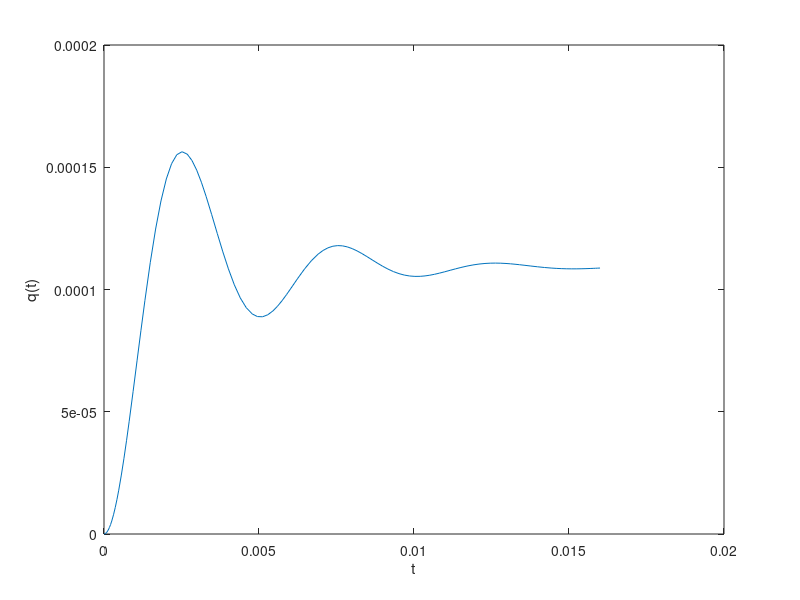

Reproduce this figure in MATLAB.
% HW 1

% Constants
lb_to_kg = 0.4536;
mh = 3.4 * lb_to_kg;  %kg
mr = 8.7 * lb_to_kg;  %kg
pAll = [50; 100; 200]; % psi
kzAll = [10; 20; 30]*10^6;  % N/m
czAll = [4; 6; 9]*10^3;   % N.s/m
F = [350; 0];

% mass matrix
M = [mh, 0;
     0 ,mr];

i = 1;
cz = czAll(i);
kz = kzAll(i);

% damping matrix
C = [cz, -cz;
    -cz,2*cz];

% stiffness matrix
K = [kz, -kz;
    -kz,2*kz];

% Find eigenvalues for given kz
[A,e] = eig(K,M);
A = A*-1;
w = sqrt(diag(e));  % get natural frequencies from eigenvalues

% get normalized, uncoupled coeffs from eigenvector matrix A
Cq = A'*C*A;
Mq = A'*M*A;
Kq = A'*K*A;
Fq = A'*F;

fq = diag(Fq);
kq = diag(Kq);

% get damping coeffs
zeta = diag(Cq)./(2.*w);


% solve 2nd order nonhomogeneous ODE for q
q = @(t,y) [y(2);
            fq(i)-2*zeta(i)*w(i)*y(2)-kq(i)*y(1)];
[t, y] = ode45(q,[0,0.016],[0,0]);

plot(t,y(:,1));
xlabel('t');
ylabel('q(t)');